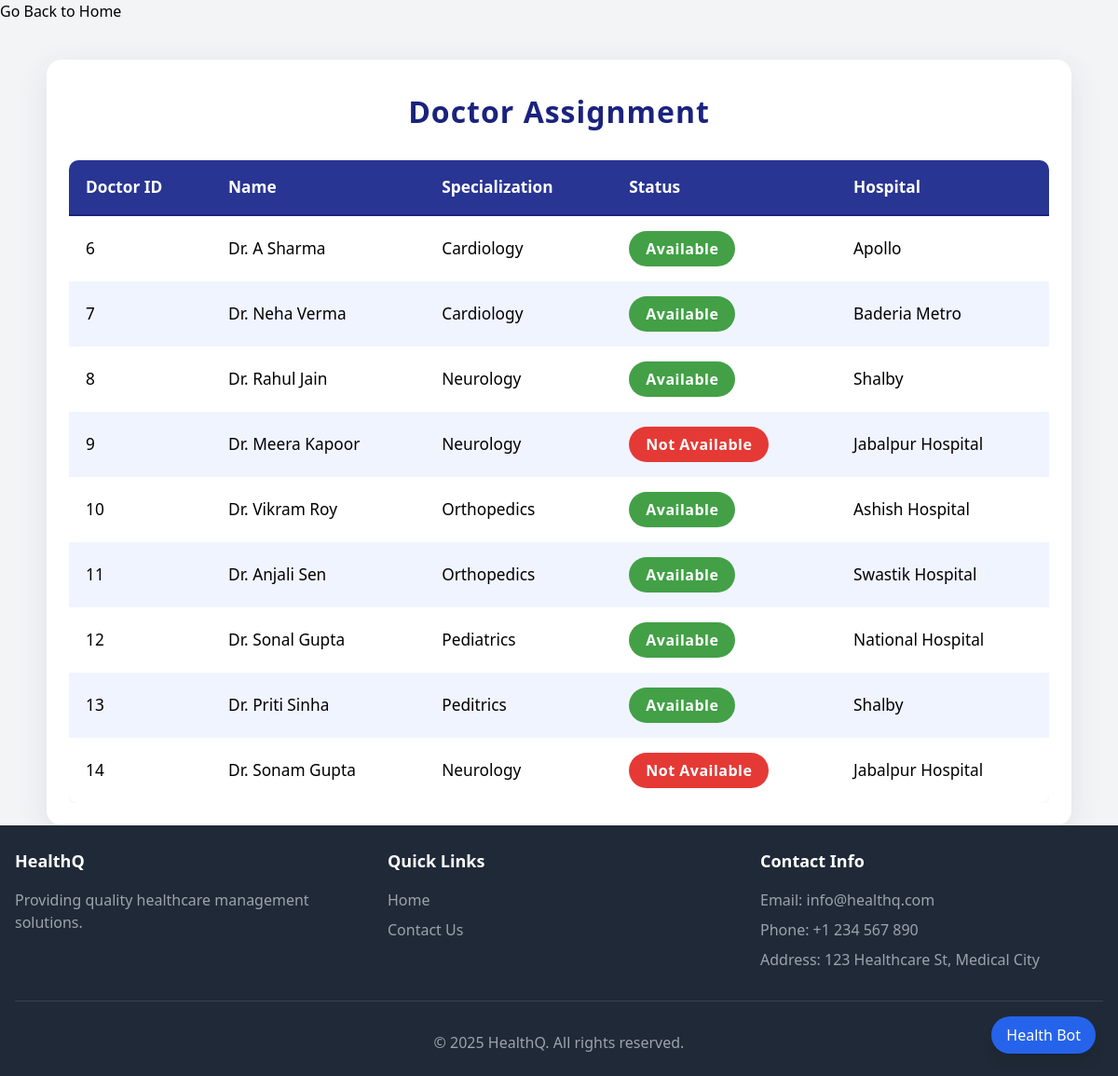
Screenshot of /api/doctor-assignment/ with the database file from the repository.
### hospital/models.py (models this page shows, shortened)
class Doctor(models.Model):
    DEPARTMENT_CHOICES = [
        ('Cardiology', 'Cardiology'),
        ('Neurology', 'Neurology'),
        ('Orthopedics', 'Orthopedics'),
        ('Pediatrics', 'Pediatrics'),
    ]
    STATUS_CHOICES = [
        ('Available', 'Available'),
        ('Not Available', 'Not Available'),
    ]
    name = models.CharField(max_length=100)
    department = models.CharField(max_length=50, choices=DEPARTMENT_CHOICES, default='Cardiology')
    specialization = models.CharField(max_length=100)
    phone = models.CharField(max_length=15)
    email = models.EmailField()
    status = models.CharField(max_length=20, choices=STATUS_CHOICES, default='Available')
    is_available = models.BooleanField(default=True)
    hospital = models.ForeignKey(Hospital, on_delete=models.CASCADE)

class Hospital(models.Model):
    name = models.CharField(max_length=100)
    total_beds = models.IntegerField(default=0)
    available_beds = models.IntegerField(default=0)
    address = models.TextField(blank=True)
    phone = models.CharField(max_length=15, blank=True)
    email = models.EmailField(blank=True)
    location = models.CharField(max_length=200, blank=True, null=True)

### hospital/views.py (the view)
# urls.py: path('doctor-assignment/', doctor_assignment, name='doctor_assignment'),  # HTML view
def doctor_assignment(request):
    doctors = Doctor.objects.all()
    return render(request, 'hospital/doctor_assignment.html', {'doctors': doctors})

### hospital/templates/hospital/doctor_assignment.html (shortened to what this page needs)
{% extends 'base.html' %}
{% block content %}
<a href="{% url 'home' %}" class="go-home-btn">Go Back to Home</a>
<div class="doctor-assignment-container">
    <h2 class="doctor-title">Doctor Assignment</h2>
    <div class="doctor-table-wrapper">
        <table class="doctor-table">
            <thead>
                <tr>
                    <th>Doctor ID</th>
                    <th>Name</th>
                    <th>Specialization</th>
                    <th>Status</th>
                    <th>Hospital</th>
                </tr>
            </thead>
            <tbody>
                {% for doctor in doctors %}
                <tr>
                    <td>{{ doctor.id }}</td>
                    <td>Dr. {{ doctor.name }}</td>
                    <td>{{ doctor.specialization }}</td>
                    <td>
                        <span class="badge {% if doctor.status == 'Available' %}badge-success{% else %}badge-danger{% endif %}">
                            {{ doctor.status }}
                        </span>
                    </td>
                    <td>{{ doctor.hospital.name }}</td>
                </tr>
                {% empty %}
                <tr>
                    <td colspan="6" class="text-center">No doctors available.</td>
                </tr>
                {% endfor %}
            </tbody>
        </table>
    </div>
</div>
{% endblock %}

### hospital/templates/hospital/doctor_assignment.html (style rules this page uses)
body { background: #f5f7fa; }
.doctor-assignment-container { max-width: 1100px; margin: 40px auto 0 auto; padding: 32px 24px 24px 24px; background: #fff; border-radius: 16px; box-shadow: 0 8px 32px rgba(44, 62, 80, 0.10); }
.doctor-title { font-size: 2rem; font-weight: 600; margin-bottom: 28px; color: #1a237e; letter-spacing: 1px; text-align: center; }
.doctor-table-wrapper { overflow-x: auto; }
.doctor-table { width: 100%; border-collapse: separate; border-spacing: 0; background: #fff; font-size: 1.08rem; box-shadow: 0 2px 8px rgba(44, 62, 80, 0.07); border-radius: 10px; overflow: hidden; }
.doctor-table th, .doctor-table td { padding: 16px 18px; text-align: left; white-space: nowrap; }
.doctor-table th { background: #283593; color: #fff; font-weight: 600; border-bottom: 2px solid #1a237e; }
.doctor-table tr:nth-child(even) { background: #f0f4ff; }
.badge { padding: 7px 18px; border-radius: 20px; font-weight: 600; font-size: 1rem; letter-spacing: 0.5px; display: inline-block; }
.badge-success { background-color: #43a047; color: #fff; }
.badge-danger { background-color: #e53935; color: #fff; }

### rows the page displays
Doctor: id "6", name "A Sharma", specialization "Cardiology", status "Available", hospital.name "Apollo"
Doctor: id "7", name "Neha Verma", specialization "Cardiology", status "Available", hospital.name "Baderia Metro"
Doctor: id "8", name "Rahul Jain", specialization "Neurology", status "Available", hospital.name "Shalby"
Doctor: id "9", name "Meera Kapoor", specialization "Neurology", status "Not Available", hospital.name "Jabalpur Hospital"
Doctor: id "10", name "Vikram Roy", specialization "Orthopedics", status "Available", hospital.name "Ashish Hospital"
Doctor: id "11", name "Anjali Sen", specialization "Orthopedics", status "Available", hospital.name "Swastik Hospital"
Doctor: id "12", name "Sonal Gupta", specialization "Pediatrics", status "Available", hospital.name "National Hospital"
Doctor: id "13", name "Priti Sinha", specialization "Peditrics", status "Available", hospital.name "Shalby"
Doctor: id "14", name "Sonam Gupta", specialization "Neurology", status "Not Available", hospital.name "Jabalpur Hospital"
